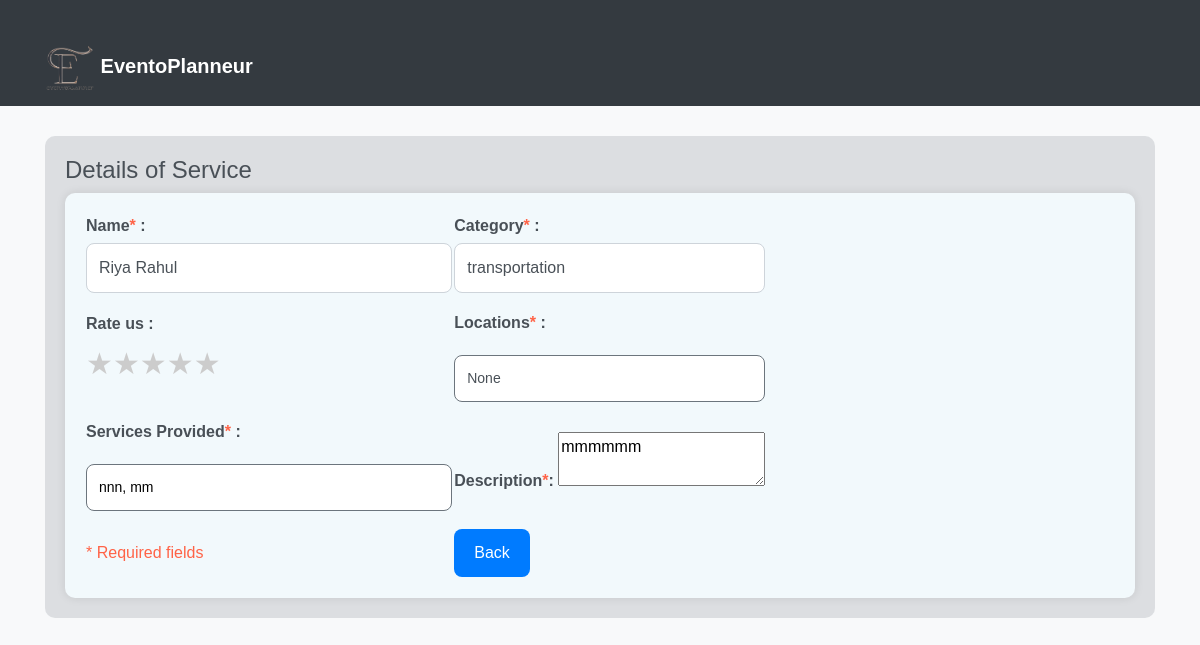
/viewservices/2, run on an earlier commit of the app's database.
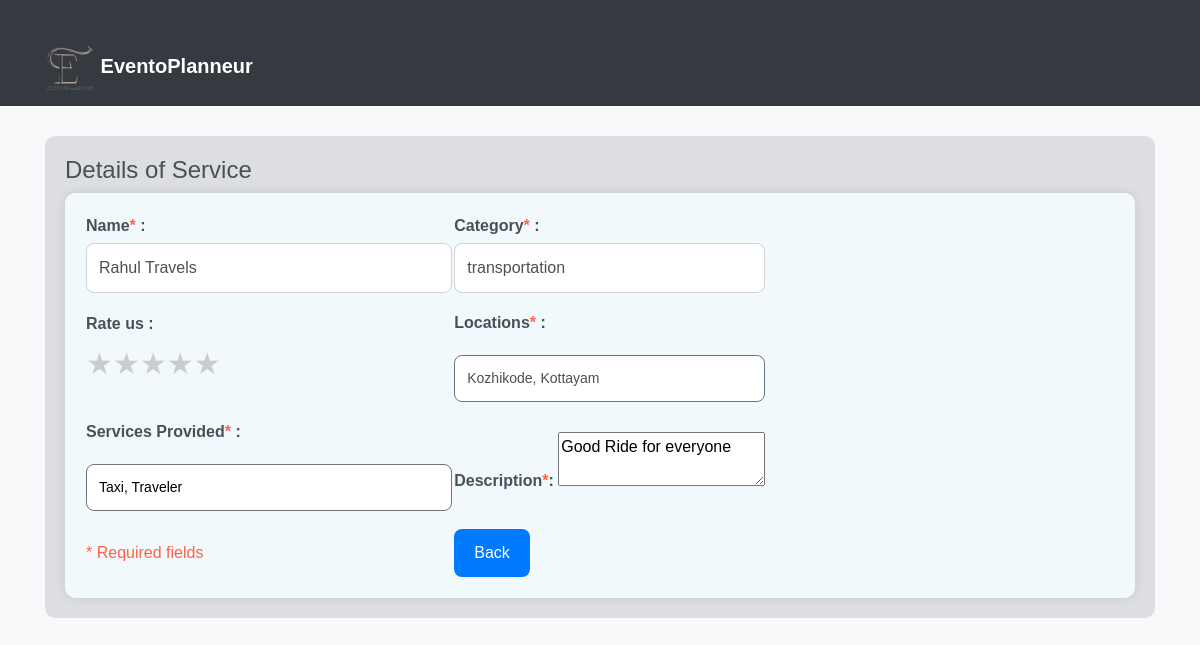
And on a later commit of the database.
### eventapp/models.py (models this page shows, shortened)
class Service(models.Model):
    name = models.CharField(max_length=255)
    category = models.CharField(max_length=100)
    image = models.ImageField(upload_to='service_images/')
    locations = models.TextField(null=True)
    services_provided = models.TextField()
    description = models.TextField()
    rating = models.IntegerField(default=0,null=True)
    capacity = models.IntegerField(null=True)
    org_user=models.ForeignKey(CustomUser, on_delete=models.CASCADE,null=True,blank=True)
    booked_dates = models.ManyToManyField('BookedDate', blank=True)

### eventapp/views.py (the view)
# urls.py: path('viewservices/<int:service_id>',views.viewservices,name='viewservices'),
def viewservices(request, service_id):
    task = get_object_or_404(Service, id=service_id)
    if request.method == 'POST':
        form = ServiceForm(request.POST, instance=task)
        if form.is_valid():
            form.save()
    else:
        form = ServiceForm(instance=task)
    return render(request, 'viewservices.html', {'form': form})

### eventapp/forms.py (shortened to what this page needs)
class ServiceForm(forms.ModelForm):
    class Meta:
        model = Service
        fields = ['name', 'category', 'image', 'locations', 'services_provided', 'capacity','description','booked_dates']

### templates/viewservices.html (shortened to what this page needs)
{% load static %}
<!DOCTYPE html>
<html lang="en">
<head>
  <link rel="stylesheet" href="https://maxcdn.bootstrapcdn.com/bootstrap/4.5.2/css/bootstrap.min.css">
</head>
<body>
  <nav class="navbar navbar-expand-md bg-dark navbar-dark">
    <div class="container">
      <a class="navbar-brand" href="{% url 'eventapp:providerhome' %}">
        <img src="{% static 'images/Eventoplanneur.png' %}" alt="Logo" width="50"> EventoPlanneur
      </a>
    </div>
  </nav>
  <div class="container">
    <div class="events">
        <h4>Details of Service</h4>
        <form method="post" id="service" enctype="multipart/form-data">
          <table>
          <tr>
            <td>
              <div class="mb-3">
              <label for="name" class="form-label">Name<span>*</span> :</label>
              <input type="text" id="name" name="name" class="form-control" value="{{form.name.value}}" required>
              </div>
            </td>
            <td>
          <div class="mb-3">
          <label for="category" class="form-label">Category<span>*</span> :</label>
          <input type="text" id="category" name="category" class="form-control" value="{{form.category.value}}" required>
      </div>
    </td>
        </tr><tr>
            <td>
                <div class="mb-3">
                    <label for="rating" class="form-label">Rate us :</label><br>
                    <div class="rating">
                        <label for="star5"></label>
                        <label for="star4"></label>
                        <label for="star3"></label>
                        <label for="star2"></label>
                        <label for="star1"></label>
                      </div>
                </div>
            </td>
        <td>
          <div class="mb-3">
              <label for="locations" class="form-label">Locations<span>*</span> :</label><br>
              <input type="text" id="locations" name="locations"  value="{{form.locations.value}}">
          </div>
      </td>
  </tr>
  <tr>
    <td>
      <div class="mb-3 services-container">
          <label for="services_provided" class="form-label">Services Provided<span>*</span> :</label>
          <input type="text" id="services_provided" name="services_provided"  value="{{form.services_provided.value}}">
      </div>
  </td>
              <td>
                <div class="mb-3">
                    <label for="description" class="form-label">Description<span>*</span>:</label>
                    <textarea type="text" id="description" name="description">{{form.description.value}}</textarea>
                <br>
                </div></td>
            </tr><tr><td>
              <span>* Required fields</span><br>
            </td><td>
              <button><a href="{% url 'eventapp:services' %}" class="btn2"> Back </a></button>
            </td></tr></form>
    </div>
</div>
</body>
</html>

### templates/viewservices.html (style rules this page uses)
.rating { display: inline-block; }
.rating label { float: right; cursor: pointer; color: #ccc; transition: color 0.3s; }
.rating label:before { content: '\2605'; font-size: 30px; }
body { margin: 0; padding: 0; font-family: 'Arial', sans-serif; background-color: #f8f9fa; color: #495057; }
a { color:white; text-decoration:none; }
.container { margin-top: 30px; }
#service { background-color: #fff; padding: 20px; border-radius: 10px; box-shadow: 0 0 10px rgba(0, 0, 0, 0.1); }
.form-label { font-weight: bold; margin-bottom: 5px; color: #495057; }
.form-control { width: 100%; height:auto; padding: 12px; border: 1px solid #ced4da; border-radius: 8px; margin-bottom: 15px; box-sizing: border-box; transition: border-color 0.3s ease, box-shadow 0.3s ease; }
button { padding: 12px 20px; margin-right: 10px; cursor: pointer; border: none; border-radius: 8px; transition: background-color 0.3s ease, color 0.3s ease, box-shadow 0.3s ease; }
#location ,#services_provided { width: 100%; padding: 12px; border: 1px solid #6c757d; border-radius: 8px; margin-top: 15px; box-sizing: border-box; font-size: 14px; }
#locations { width: 100%; padding: 12px; border: 1px solid #6c757d; border-radius: 8px; background-color: #fff; color: #495057; font-size: 14px; margin-top: 15px; box-sizing: border-box; transition: border-color 0.3s ease, box-shadow 0.3s ease; }
.navbar { background-color: #495057; color: #fff; }
.navbar-brand { font-weight: bold; color: #fff !important; }
.events { background-color: rgba(108, 117, 125, 0.2); border-radius: 10px; padding: 20px; margin-top: 20px; color: #495057; }
span { color: #ff6347; }
#service { background-color: #f2f9fc; }
button { background-color: #007bff; color: white; }
#locations { background-color: #fff; color: #495057; }
.navbar { background-color: #004080; color: #fff; }

What changed in the data, as far as the page shows it:
changed Service "transportation": name "Riya Rahul" → "Rahul Travels"; locations (not shown) → "Kozhikode, Kottayam"; services_provided "nnn, mm" → "Taxi, Traveler"; description "mmmmmm" → "Good Ride for everyone"
Also different on the page:
form field locations: "None" → (not shown)
